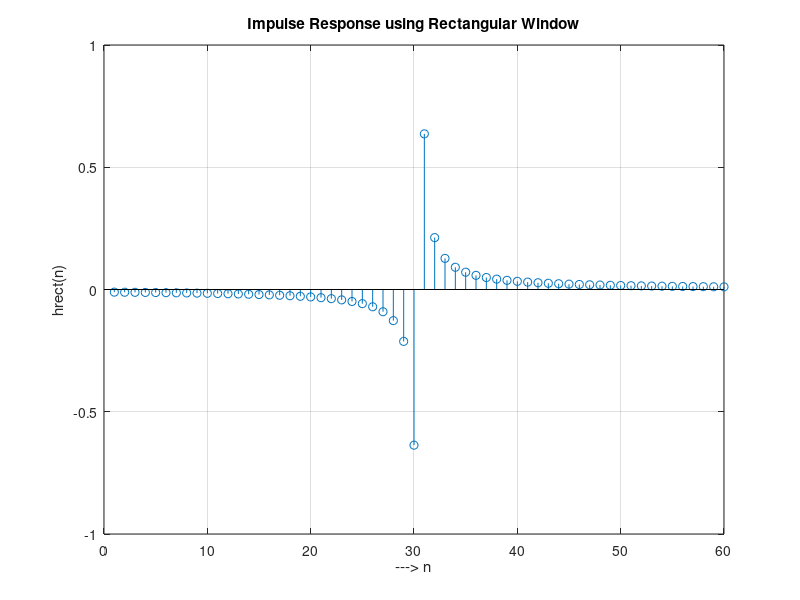
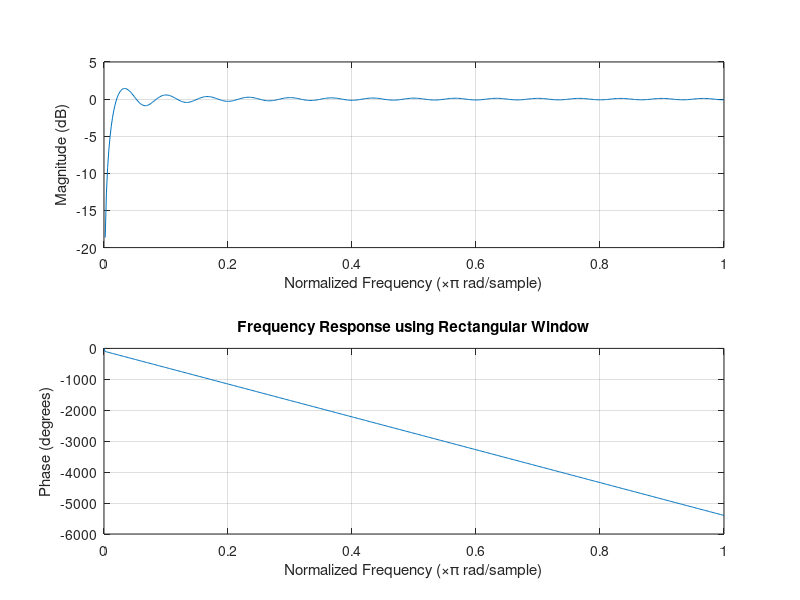
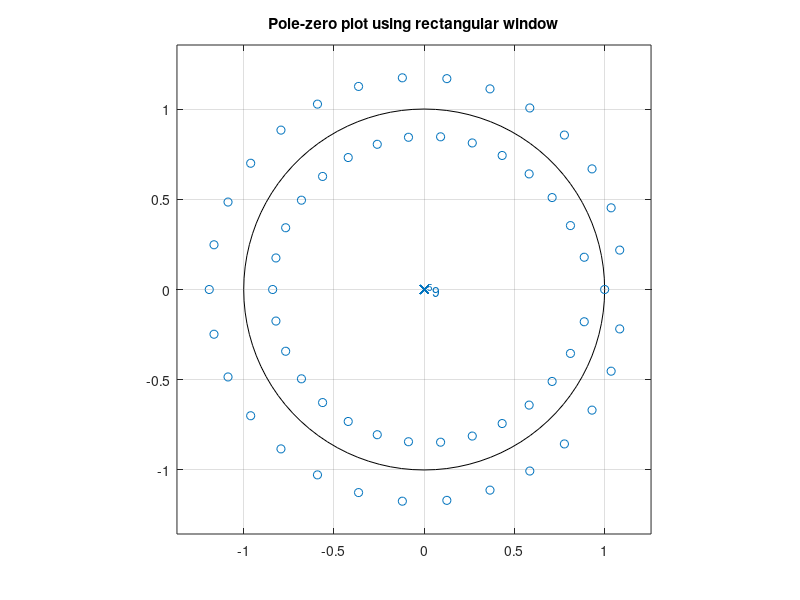

Write MATLAB code to recreate these figures, in order. (Note: this script raises an error after producing the figures.)



%% FIR Filter Type 4 Hilbert Transform
% N=even , antisymmeteric
clc; clear all; close all;
N=60; % N is even
n=0:N-1;
alpha=(N-1)/2;
%impulse response of the filter
h=(1-cos(pi*(n-alpha)))./(pi*(n-alpha));

%% Rectangular window 
rect=ones(1,N);

%% Truncating the sequence using window function
hrect=h.*rect;

%% All plots
%impulse response 
figure(1);stem(hrect);
grid on;xlabel('---> n');ylabel('hrect(n)');
title('Impulse Response using Rectangular Window');

%% Frequency response
figure(2);freqz(hrect);
title('Frequency Response using Rectangular Window');

%% Z-plane plot
figure(4); zplane(hrect,1)
title('Pole-zero plot using rectangular window');

%% Windows visualization tool
wvtool(hrect);
